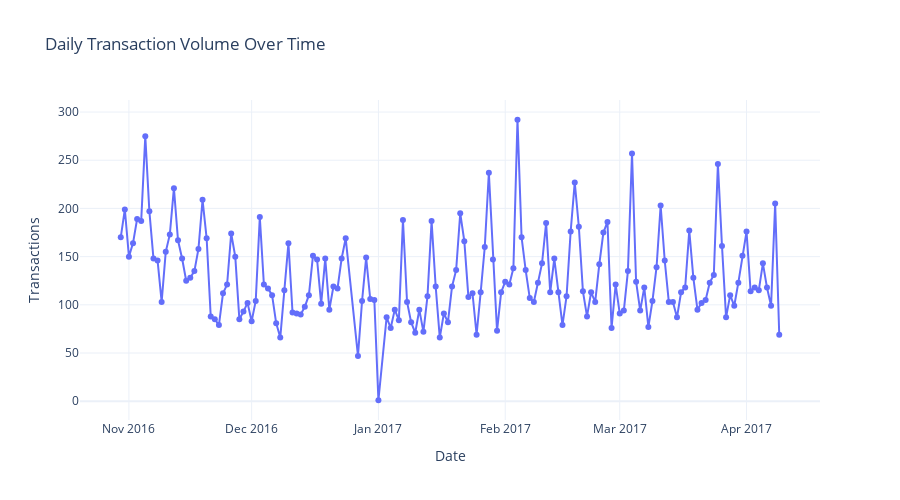

Write notebook code for a chart like this one.
### Code cell
#BAsic EDA
df['date_time'] = pd.to_datetime(df['date_time'])
daily_transactions = df.groupby(df['date_time'].dt.date).size().reset_index(name='transaction_count')
fig = px.line(
    daily_transactions,
    x='date_time',
    y='transaction_count',
    title='Daily Transaction Volume Over Time',
    labels={'date_time': 'Date', 'transaction_count': 'Number of Transactions'},
    markers=True
)

fig.update_layout(
    xaxis_title='Date',
    yaxis_title='Transactions',
    hovermode='x unified',
    template='plotly_white',
    height=500,
    width=900
)

fig.show()

### Figure 1 — Plotly figure (JSON) as saved in the notebook; plotly's stock layout.template omitted (floating-point values rounded to 4 significant figures; data arrays with more than 128 entries replaced by an {"elided": "..."} marker saying what was removed)
{"data": [{"hovertemplate": "Date=%{x}<br>Number of Transactions=%{y}<extra></extra>", "legendgroup": "", "line": {"color": "#636efa", "dash": "solid"}, "marker": {"symbol": "circle"}, "mode": "lines+markers", "name": "", "orientation": "v", "showlegend": false, "type": "scatter", "x": {"elided": "159 str values"}, "xaxis": "x", "y": {"elided": "159 int values"}, "yaxis": "y"}], "layout": {"height": 500, "hovermode": "x unified", "legend": {"tracegroupgap": 0}, "title": {"text": "Daily Transaction Volume Over Time"}, "width": 900, "xaxis": {"anchor": "y", "autorange": true, "domain": [0, 1], "range": ["2016-10-20 00:53:01.7768", "2017-04-18 23:06:58.2232"], "title": {"text": "Date"}, "type": "date"}, "yaxis": {"anchor": "x", "autorange": true, "domain": [0, 1], "range": [-19.49, 312.5], "title": {"text": "Transactions"}, "type": "linear"}}}
